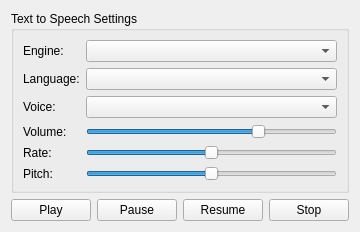
       <widget class="QWidget" name="tts_pane">
        <property name="enabled">
         <bool>true</bool>
        </property>
        <attribute name="title">
         <string>Text to Speech</string>
        </attribute>
        <layout class="QVBoxLayout" name="verticalLayout_8">
         <item>
          <widget class="QGroupBox" name="tts_settings_group">
           <property name="enabled">
            <bool>true</bool>
           </property>
           <property name="title">
            <string>Text to Speech Settings</string>
           </property>
           <layout class="QVBoxLayout" name="verticalLayout_9">
            <item>
             <layout class="QFormLayout" name="formLayout">
              <item row="1" column="1">
               <widget class="QComboBox" name="tts_locale"/>
              </item>
              <item row="1" column="0">
               <widget class="QLabel" name="label_16">
                <property name="text">
                 <string>Language:</string>
                </property>
               </widget>
              </item>
              <item row="2" column="0">
               <widget class="QLabel" name="label_17">
                <property name="text">
                 <string>Voice:</string>
                </property>
               </widget>
              </item>
              <item row="2" column="1">
               <widget class="QComboBox" name="tts_voice"/>
              </item>
              <item row="0" column="0">
               <widget class="QLabel" name="label_18">
                <property name="text">
                 <string>Engine:</string>
                </property>
               </widget>
              </item>
              <item row="0" column="1">
               <widget class="QComboBox" name="tts_engine"/>
              </item>
              <item row="3" column="0">
               <widget class="QLabel" name="label_19">
                <property name="text">
                 <string>Volume:</string>
                </property>
               </widget>
              </item>
              <item row="3" column="1">
               <widget class="QSlider" name="tts_volume">
                <property name="minimum">
                 <number>0</number>
                </property>
                <property name="maximum">
                 <number>10</number>
                </property>
                <property name="value">
                 <number>7</number>
                </property>
                <property name="sliderPosition">
                 <number>7</number>
                </property>
                <property name="orientation">
                 <enum>Qt::Orientation::Horizontal</enum>
                </property>
               </widget>
              </item>
              <item row="4" column="0">
               <widget class="QLabel" name="label_20">
                <property name="text">
                 <string>Rate:</string>
                </property>
               </widget>
              </item>
              <item row="4" column="1">
               <widget class="QSlider" name="tts_rate">
                <property name="minimum">
                 <number>-10</number>
                </property>
                <property name="maximum">
                 <number>10</number>
                </property>
                <property name="orientation">
                 <enum>Qt::Orientation::Horizontal</enum>
                </property>
               </widget>
              </item>
              <item row="5" column="0">
               <widget class="QLabel" name="label_22">
                <property name="text">
                 <string>Pitch:</string>
                </property>
               </widget>
              </item>
              <item row="5" column="1">
               <widget class="QSlider" name="tts_pitch">
                <property name="minimum">
                 <number>-10</number>
                </property>
                <property name="maximum">
                 <number>10</number>
                </property>
                <property name="orientation">
                 <enum>Qt::Orientation::Horizontal</enum>
                </property>
               </widget>
              </item>
             </layout>
            </item>
           </layout>
          </widget>
         </item>
         <item>
          <layout class="QHBoxLayout" name="horizontalLayout_19">
           <item>
            <widget class="QPushButton" name="tts_play">
             <property name="focusPolicy">
              <enum>Qt::FocusPolicy::NoFocus</enum>
             </property>
             <property name="text">
              <string>Play</string>
             </property>
            </widget>
           </item>
           <item>
            <widget class="QPushButton" name="tts_pause">
             <property name="focusPolicy">
              <enum>Qt::FocusPolicy::NoFocus</enum>
             </property>
             <property name="text">
              <string>Pause</string>
             </property>
            </widget>
           </item>
           <item>
            <widget class="QPushButton" name="tts_resume">
             <property name="focusPolicy">
              <enum>Qt::FocusPolicy::NoFocus</enum>
             </property>
             <property name="text">
              <string>Resume</string>
             </property>
            </widget>
           </item>
           <item>
            <widget class="QPushButton" name="tts_stop">
             <property name="focusPolicy">
              <enum>Qt::FocusPolicy::NoFocus</enum>
             </property>
             <property name="text">
              <string>Stop</string>
             </property>
            </widget>
           </item>
          </layout>
         </item>
        </layout>
       </widget>
